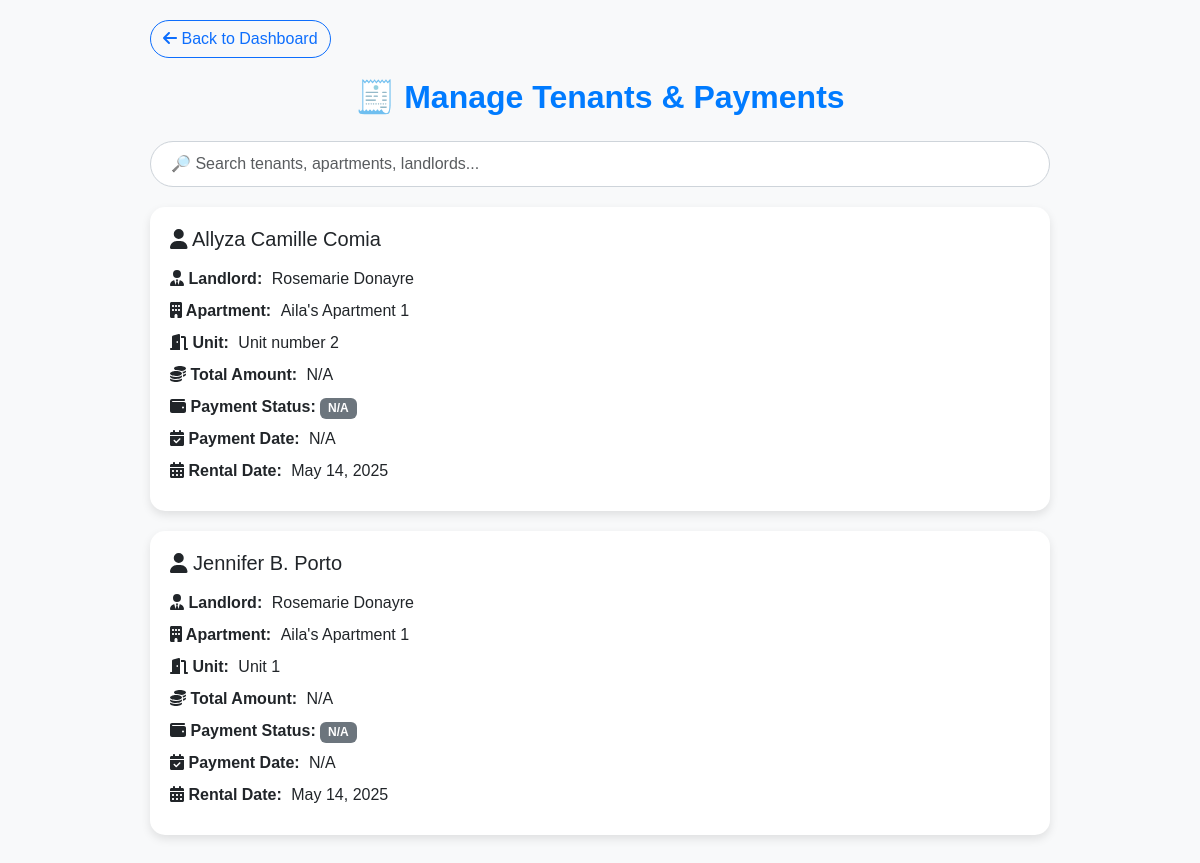
Page /admin/admin_manage_tenants.php (signed in) on the committed database.
### tables this page shows
CREATE TABLE `tenant_rentals` (
  `id` int(11) NOT NULL,
  `tenant_id` int(11) NOT NULL,
  `landlord_id` int(11) NOT NULL,
  `apartment_id` int(11) NOT NULL,
  `unit_id` int(11) NOT NULL,
  `rental_start_date` date NOT NULL DEFAULT curdate(),
  `rental_end_date` date DEFAULT NULL,
  `status` enum('Active','Ended') DEFAULT 'Active',
  `created_at` timestamp NOT NULL DEFAULT current_timestamp()
);

CREATE TABLE `users` (
  `id` int(11) NOT NULL,
  `mobile` varchar(15) NOT NULL,
  `name` varchar(100) NOT NULL,
  `email` varchar(100) NOT NULL,
  `password` varchar(255) NOT NULL,
  `user_type` enum('Tenant','Landlord') NOT NULL,
  `created_at` timestamp NOT NULL DEFAULT current_timestamp(),
  `selected_apartment` int(11) DEFAULT NULL,
  `proof_image` varchar(255) DEFAULT NULL,
  `status` enum('Pending','Approved') DEFAULT 'Pending'
);

CREATE TABLE `apartments` (
  `id` int(11) NOT NULL,
  `name` varchar(255) NOT NULL,
  `location` varchar(255) NOT NULL,
  `location_link` text DEFAULT NULL,
  `price` decimal(10,2) NOT NULL,
  `features` text DEFAULT NULL,
  `image` varchar(255) DEFAULT 'default_apartment.jpg',
  `landlord_id` int(11) NOT NULL,
  `created_at` timestamp NOT NULL DEFAULT current_timestamp(),
  `apartment_type` enum('Studio','Loft','Duplex','Micro') NOT NULL DEFAULT 'Studio'
);

CREATE TABLE `apartment_units` (
  `id` int(11) NOT NULL,
  `apartment_id` int(11) NOT NULL,
  `unit_number` varchar(50) NOT NULL,
  `unit_status` enum('Available','Pending','Occupied') NOT NULL DEFAULT 'Available',
  `unit_price` decimal(10,2) NOT NULL,
  `unit_features` text DEFAULT NULL,
  `created_at` timestamp NOT NULL DEFAULT current_timestamp()
);

### admin/admin_manage_tenants.php (the view, shortened to what this page needs)
<?php
include 'db_connect.php';
$query = "
    SELECT tr.*,
           t.name AS tenant_name,
           l.name AS landlord_name,
           a.name AS apartment_name,
           u.unit_number,
           p.total_amount,
           p.payment_status,
           p.payment_date
    FROM tenant_rentals tr
    JOIN users t ON tr.tenant_id = t.id
    JOIN users l ON tr.landlord_id = l.id
    JOIN apartments a ON tr.apartment_id = a.id
    JOIN apartment_units u ON tr.unit_id = u.id
    LEFT JOIN payments p ON tr.unit_id = p.unit_id AND tr.tenant_id = p.receiver_id
    WHERE u.unit_status = 'Occupied'
    ORDER BY tr.created_at DESC
";
$result = $conn->query($query);
$rentals = [];
while ($row = $result->fetch_assoc()) {
    $rentals[] = $row;
}
?>
<!DOCTYPE html>
<html lang="en">
<head>
    <link href="https://cdnjs.cloudflare.com/ajax/libs/bootstrap/5.3.0/css/bootstrap.min.css" rel="stylesheet">
</head>
<body>
<div class="container-manage">
    <div class="back-btn">
        <a href="admin_dashboard.php" class="btn btn-outline-primary rounded-pill">
            <i class="fas fa-arrow-left"></i> Back to Dashboard
        </a>
    </div>
    <h2 class="header-title">🧾 Manage Tenants & Payments</h2>
    <input type="text" id="searchInput" onkeyup="searchRentals()" class="form-control search-bar" placeholder="🔎 Search tenants, apartments, landlords...">
    <?php if (empty($rentals)): ?>
        <p class="no-result">No approved tenants yet.</p>
    <?php else: ?>
        <div id="rentalContainer">
            <?php foreach ($rentals as $rental): ?>
                <div class="rental-card"
                     data-tenant="<?= strtolower($rental['tenant_name']) ?>"
                     data-landlord="<?= strtolower($rental['landlord_name']) ?>"
                     data-apartment="<?= strtolower($rental['apartment_name']) ?>">
                    <h5 class="mb-3">
                        <i class="fas fa-user"></i>
                        <?= htmlspecialchars($rental['tenant_name']) ?>
                    </h5>
                    <div class="info-line">
                        <span class="info-label"><i class="fas fa-user-tie"></i> Landlord:</span>
                        <span class="info-value"><?= htmlspecialchars($rental['landlord_name']) ?></span>
                    </div>
                    <div class="info-line">
                        <span class="info-label"><i class="fas fa-building"></i> Apartment:</span>
                        <span class="info-value"><?= htmlspecialchars($rental['apartment_name']) ?></span>
                    </div>
                    <div class="info-line">
                        <span class="info-label"><i class="fas fa-door-open"></i> Unit:</span>
                        <span class="info-value"><?= htmlspecialchars($rental['unit_number']) ?></span>
                    </div>
                    <div class="info-line">
                        <span class="info-label"><i class="fas fa-coins"></i> Total Amount:</span>
                        <span class="info-value"><?= $rental['total_amount'] ? '₱' . number_format($rental['total_amount'], 2) : 'N/A' ?></span>
                    </div>
                    <div class="info-line">
                        <span class="info-label"><i class="fas fa-wallet"></i> Payment Status:</span>
                        <?php if ($rental['payment_status'] == 'Paid'): ?>
                            <span class="badge-status badge-paid">Paid</span>
                        <?php elseif ($rental['payment_status'] == 'Pending'): ?>
                            <span class="badge-status badge-pending">Pending</span>
                        <?php elseif ($rental['payment_status'] == 'Overdue'): ?>
                            <span class="badge-status badge-overdue">Overdue</span>
                        <?php else: ?>
                            <span class="badge bg-secondary">N/A</span>
                        <?php endif; ?>
                    </div>
                    <div class="info-line">
                        <span class="info-label"><i class="fas fa-calendar-check"></i> Payment Date:</span>
                        <span class="info-value"><?= $rental['payment_date'] ? date('M d, Y', strtotime($rental['payment_date'])) : 'N/A' ?></span>
                    </div>
                    <div class="info-line">
                        <span class="info-label"><i class="fas fa-calendar-alt"></i> Rental Date:</span>
                        <span class="info-value"><?= date('M d, Y', strtotime($rental['created_at'])) ?></span>
                    </div>
                </div>
            <?php endforeach; ?>
        </div>
    <?php endif; ?>
</div>
</body>
</html>

### admin/admin_manage_tenants.php (style rules this page uses)
body { background: #f8f9fa; padding: 20px; font-family: 'Poppins', sans-serif; }
.container-manage { margin: auto; max-width: 900px; }
.header-title { font-weight: 700; color: #007bff; text-align: center; margin-bottom: 25px; }
.back-btn { margin-bottom: 20px; }
.rental-card { background: #ffffff; padding: 20px; border-radius: 15px; box-shadow: 0 4px 10px rgba(0,0,0,0.1); margin-bottom: 20px; transition: all 0.3s ease; }
.search-bar { margin-bottom: 20px; border-radius: 30px; padding: 10px 20px; border: 1px solid #ced4da; }
.info-line { margin-bottom: 8px; }
.info-label { font-weight: 600; }
.info-value { margin-left: 5px; }

### rows in the picture
tenant_rentals: tenant.name "Allyza Camille Comia", landlord.name "Rosemarie Donayre", apartment.name "Aila's Apartment 1", unit.unit_number "Unit number 2", created_at "May 14, 2025"
tenant_rentals: tenant.name "Jennifer B. Porto", landlord.name "Rosemarie Donayre", apartment.name "Aila's Apartment 1", unit.unit_number "Unit 1", created_at "May 14, 2025"
